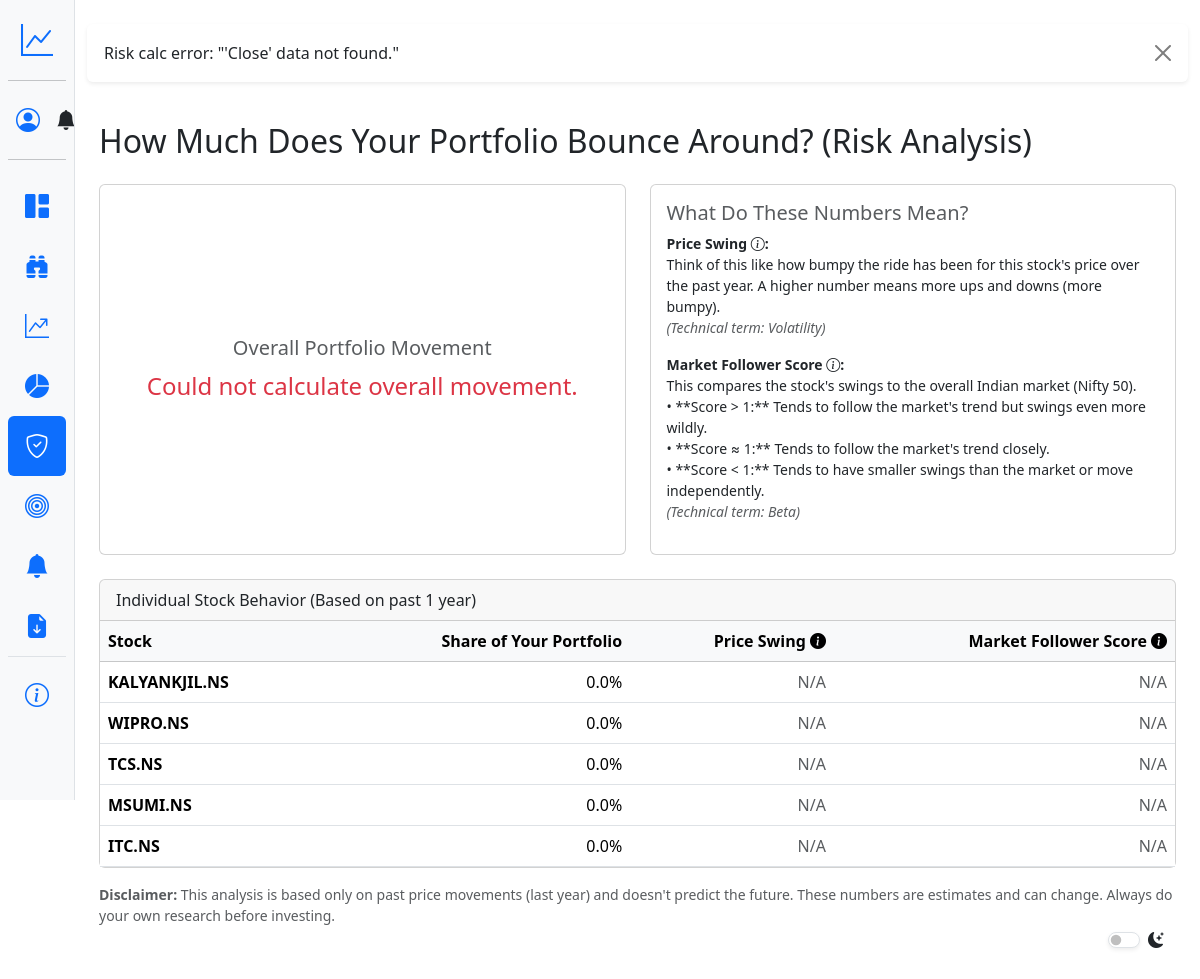
The app's page /portfolio/risk/ (signed in) with its own data.
### portfolio/models.py (models this page shows, shortened)
class Stock(models.Model):
    user = models.ForeignKey(User, on_delete=models.CASCADE)
    ticker = models.CharField(max_length=50)
    quantity = models.DecimalField(max_digits=10, decimal_places=2)
    purchase_price = models.DecimalField(max_digits=10, decimal_places=2)
    purchase_date = models.DateField()
    price_history = models.TextField(blank=True, null=True)

### portfolio/views.py (the view, shortened to what this page needs)
# urls.py: path('risk/', views.risk_analysis_view, name='risk_analysis'),
@login_required
def risk_analysis_view(request):
    user_stocks = Stock.objects.filter(user=request.user)
    if not user_stocks.exists(): messages.info(request, "Add stocks for risk analysis."); return render(request, 'portfolio/risk_analysis.html', {'risk_data': [], 'portfolio_beta': None})
    tickers_upper = list(set([s.ticker.upper() for s in user_stocks])); market_index = '^GSPC'
    if any('.NS' in t or '.BO' in t for t in tickers_upper): market_index = '^NSEI'
    tickers_with_index_upper = tickers_upper + [market_index]
    end_date = datetime.now(); start_date = end_date - timedelta(days=365); risk_data = []; portfolio_beta = None
    try:
        raw_data = yf.download(tickers_with_index_upper, start=start_date, end=end_date, progress=False, auto_adjust=True)
        if raw_data.empty: raise ValueError("No data downloaded.")
        data = None
        if isinstance(raw_data.columns, pd.MultiIndex): data = raw_data['Close'] if 'Close' in raw_data.columns.levels[0] else None
        elif isinstance(raw_data, pd.Series): data = raw_data.to_frame(name=tickers_with_index_upper[0])
        if data is None: raise KeyError("'Close' data not found.")
    except (KeyError, ValueError, Exception) as e:
        error_message = f"Risk calc error: {e}"; print(error_message); messages.error(request, error_message)
        risk_data = [{'ticker': t, 'volatility': None, 'beta': None, 'weight': Decimal('0.0')} for t in tickers_upper]; portfolio_beta = None
    context = { 'risk_data': risk_data, 'portfolio_beta': portfolio_beta, 'market_index': market_index }
    return render(request, 'portfolio/risk_analysis.html', context)

### portfolio/context_processors.py (called while the page is built)
def unread_notifications(request):
    count = 0
    if request.user.is_authenticated:
        try:
            count = Notification.objects.filter(user=request.user, is_read=False).count()
        except Exception as e:
            print(f"Error fetching notification count for user {request.user.id}: {e}")
            count = 0
    return {'unread_notification_count': count}

### portfolio/templates/portfolio/risk_analysis.html (shortened to what this page needs)
{% extends 'portfolio/base.html' %}
{% load humanize %}
{% block content %}
<div class="container py-4">
    <h2 class="mb-4">How Much Does Your Portfolio Bounce Around? (Risk Analysis)</h2>
    {% if risk_data %}
        <div class="row mb-4">
            <div class="col-md-6 mb-3 mb-md-0">
                <div class="card text-center h-100">
                    <div class="card-body d-flex flex-column justify-content-center">
                        <h5 class="card-title text-muted">Overall Portfolio Movement</h5>
                        {% if portfolio_beta is not None %}
                            <p class="card-text display-4 fw-bold {% if portfolio_beta > 1.2 %}text-danger{% elif portfolio_beta < 0.8 %}text-success{% else %}text-warning{% endif %}">
                                {{ portfolio_beta|floatformat:2 }}
                            </p>
                            <p class="card-text small text-muted">
                                (Compared to the Indian Market - Nifty 50 <small>[{{ market_index }}]</small>)
                            </p>
                            {% if portfolio_beta > 1.2 %}
                                <p class="text-danger fw-bold"><i class="bi bi-graph-down-arrow"></i> High Risk: Your portfolio tends to swing much more than the overall market (both up and down).</p>
                            {% elif portfolio_beta > 1.0 %}
                                <p class="text-warning fw-bold"><i class="bi bi-arrow-down-up"></i> Medium-High Risk: Your portfolio tends to swing slightly more than the overall market.</p>
                            {% elif portfolio_beta < 0.8 %}
                                <p class="text-success fw-bold"><i class="bi bi-graph-up-arrow"></i> Low Risk: Your portfolio tends to swing much less than the overall market.</p>
                            {% elif portfolio_beta < 1.0 %}
                                 <p class="text-success fw-bold"><i class="bi bi-arrow-down-up"></i> Medium-Low Risk: Your portfolio tends to swing slightly less than the overall market.</p>
                            {% else %}
                                <p class="text-secondary fw-bold"><i class="bi bi-arrow-left-right"></i> Average Risk: Your portfolio tends to move very similarly to the overall market.</p>
                            {% endif %}
                        {% else %}
                             <p class="card-text text-danger fs-4">Could not calculate overall movement.</p>
                        {% endif %}
                    </div>
                </div>
            </div>
            <div class="col-md-6">
                <div class="card h-100">
                     <div class="card-body">
                         <h5 class="card-title text-muted">What Do These Numbers Mean?</h5>
                         <p class="small mb-3">
                             <strong data-bs-toggle="tooltip" title="How much the price jumped up and down over the last year. Higher means bigger jumps.">
                                 Price Swing <i class="bi bi-info-circle"></i>:
                             </strong><br>
                             Think of this like how bumpy the ride has been for this stock's price over the past year. A higher number means more ups and downs (more bumpy).
                             <br><span class="text-muted fst-italic">(Technical term: Volatility)</span>
                         </p>
                          <p class="small">
                             <strong data-bs-toggle="tooltip" title="Does this stock usually follow the market's trend, or does it do its own thing? > 1 follows strongly, < 1 follows weakly.">
                                 Market Follower Score <i class="bi bi-info-circle"></i>:
                             </strong><br>
                              This compares the stock's swings to the overall Indian market (Nifty 50).
                              <br>• **Score > 1:** Tends to follow the market's trend but swings even more wildly.
                              <br>• **Score ≈ 1:** Tends to follow the market's trend closely.
                              <br>• **Score < 1:** Tends to have smaller swings than the market or move independently.
                              <br><span class="text-muted fst-italic">(Technical term: Beta)</span>
                         </p>
                     </div>
                </div>
            </div>
        </div>
        <div class="card">
            <div class="card-header">
                Individual Stock Behavior (Based on past 1 year)
            </div>
            <div class="card-body p-0">
                <div class="table-responsive">
                    <table class="table table-hover mb-0 align-middle">
                        <thead class="table-light">
                            <tr>
                                <th>Stock</th>
                                <th class="text-end">Share of Your Portfolio</th>
                                <th class="text-end" data-bs-toggle="tooltip" title="How much the price jumped up and down over the last year. Higher means bigger jumps.">
                                    Price Swing <i class="bi bi-info-circle-fill"></i>
                                </th>
                                <th class="text-end" data-bs-toggle="tooltip" title="Does this stock usually follow the market's trend? > 1 follows strongly, < 1 follows weakly.">
                                    Market Follower Score <i class="bi bi-info-circle-fill"></i>
                                </th>
                            </tr>
                        </thead>
                        <tbody>
                            {% for item in risk_data %}
                                <tr>
                                    <td class="fw-bold">{{ item.ticker }}</td>
                                    <td class="text-end">{{ item.weight|floatformat:1 }}%</td>
                                    <td class="text-end">
                                        {% if item.volatility is not None %}
                                            {{ item.volatility|floatformat:2 }}
                                        {% else %}
                                            <span class="text-muted">N/A</span>
                                        {% endif %}
                                    </td>
                                    <td class="text-end">
                                        {% if item.beta is not None %}
                                            <span class="fw-bold px-2 py-1 rounded-pill small
                                                {% if item.beta > 1.2 %} bg-danger-subtle text-danger-emphasis {% elif item.beta < 0.8 %} bg-success-subtle text-success-emphasis {% else %} bg-warning-subtle text-warning-emphasis {% endif %}">
                                                {{ item.beta|floatformat:2 }}
                                            </span>
                                        {% else %}
                                            <span class="text-muted">N/A</span>
                                        {% endif %}
                                    </td>
                                </tr>
                            {% endfor %}
                        </tbody>
                    </table>
                </div>
            </div>
        </div>
        <p class="text-muted small mt-3">
            <strong>Disclaimer:</strong> This analysis is based only on past price movements (last year) and doesn't predict the future. These numbers are estimates and can change. Always do your own research before investing.
        </p>
    {% elif not messages %}
        <div class="card card-body text-center">
            <p class="text-muted mb-0">Add some stocks to your portfolio, and we'll analyze how much their prices tend to bounce around!</p>
        </div>
    {% endif %}
</div>
{% endblock %}

### portfolio/templates/portfolio/base.html (style rules this page uses)
body { overflow-x: hidden; }

### records on screen
Stock: ticker "KALYANKJIL.NS", weight "0.0"
Stock: ticker "WIPRO.NS", weight "0.0"
Stock: ticker "TCS.NS", weight "0.0"
Stock: ticker "MSUMI.NS", weight "0.0"
Stock: ticker "ITC.NS", weight "0.0"

### other values on screen
{{ message }} "Risk calc error: \"'Close' data not found.\""
